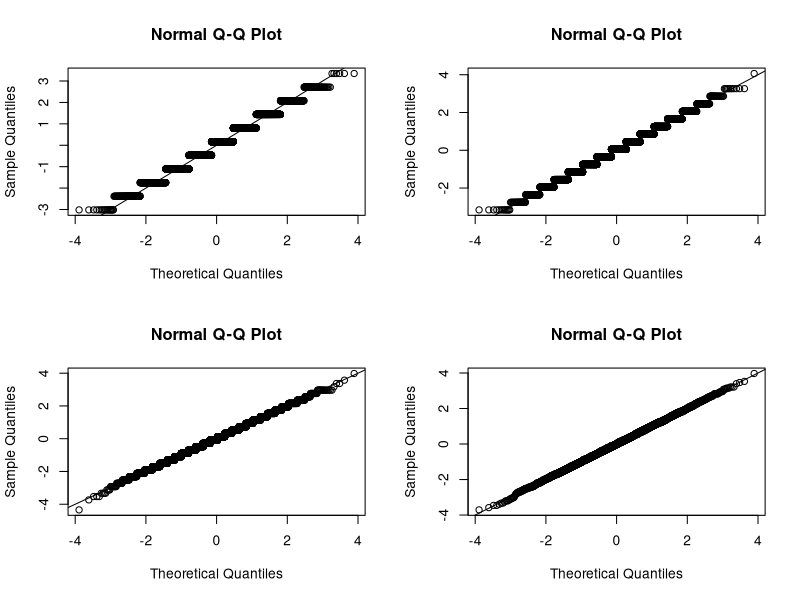
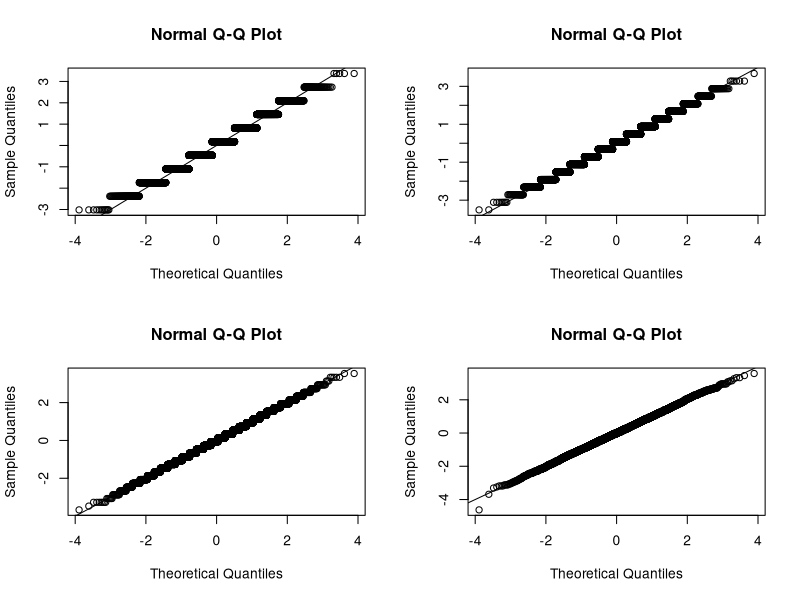
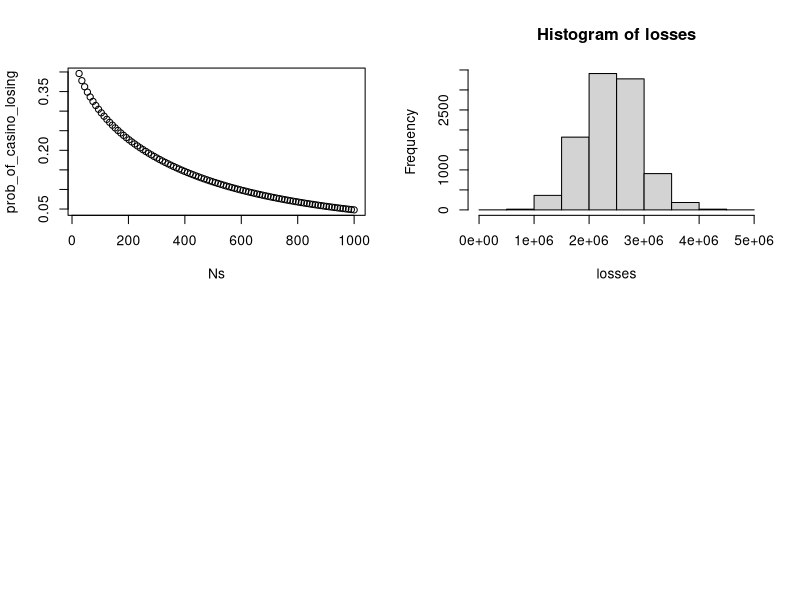
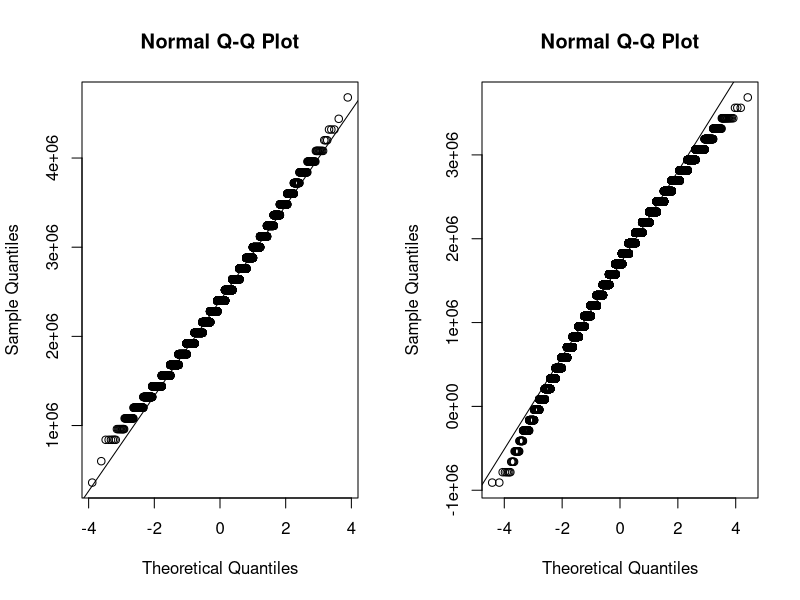
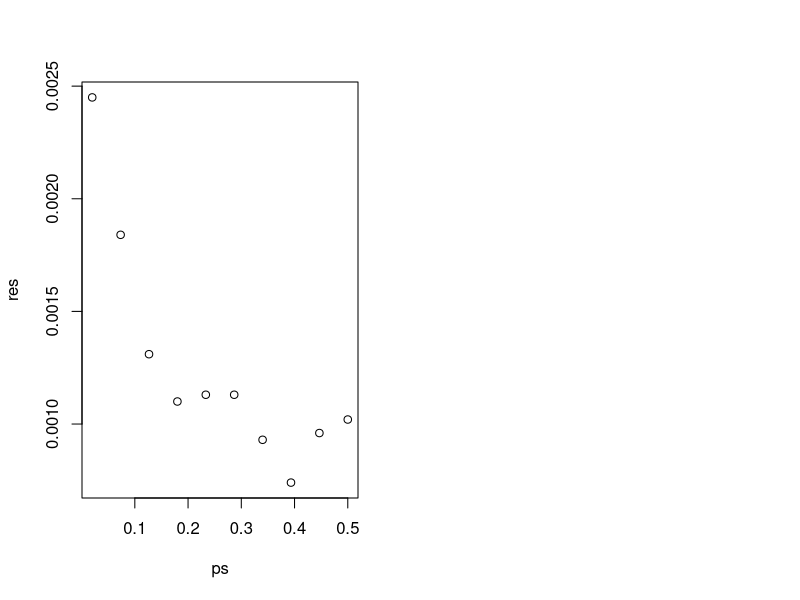

These charts were generated, in order, by the following R code:
## ---- chunk 1
get_outcome <- function(N){
  x <- sample( c(-1,1), N, replace=TRUE, prob=c(10/19,9/19))
  sum(x)
}
get_outcome(10)
## ---- chunk 2
mysd <- function(x){
  sqrt(mean((x-mean(x))^2))
}
B <- 10^4
par(mfrow=c(2,2)) ##don't worry if you don't know what this is. You can remove it.
for(N in c(10, 25, 100, 1000)){
  winnings <- replicate(B,get_outcome(N) )
  z <- (winnings - mean(winnings))/mysd(winnings)
  qqnorm(z)
  abline(0,1)
  cat("Expected value:", mean(winnings), 
      "Standard Error:", mysd(winnings),"\n")
}
## ---- chunk 3
par(mfrow=c(2,2)) ##don't worry if you don't know what this is. You can remove it.
for(N in c(10, 25, 100, 1000)){
  average_winnings <- replicate(B,get_outcome(N) ) / N
  z <- (average_winnings - mean(average_winnings))/mysd(average_winnings)
  qqnorm(z)
  abline(0,1)
  cat("Expected value:", mean(average_winnings), 
      "Standard Error:", mysd(average_winnings),"\n")
}
## ---- chunk 4
1-pnorm( sqrt(25)*(1/19)/0.998614)
## ---- chunk 5
B <- 10^5
winnings <- replicate(B,get_outcome(25) )
mean(winnings>0)                   
## ---- chunk 6
Ns <-seq(25, 1000, len=100)
prob_of_casino_losing <- 1 - pnorm( sqrt(Ns)*(1/19/0.998614))
plot(Ns, prob_of_casino_losing)
## ---- chunk 7
N <- 1000
loss_per_foreclosure <- 120000
p <- 0.02
defaults <- sample( c(0,1), N, prob=c(1-p, p), replace = TRUE)
sum(defaults * loss_per_foreclosure)
## ---- chunk 8
N <- 1000
loss_per_foreclosure <- 120000
p <- 0.02
B <- 10^4
losses <- replicate(B, {
  defaults <- sample( c(0,1), N, prob=c(1-p, p), replace = TRUE) 
  sum(defaults * loss_per_foreclosure)
})
## Data looks normally distributed:
hist(losses)
par(mfrow=c(1,2))
qqnorm(losses)
qqline(losses)
mean(losses)
sd(losses)
## ---- chunk 9
N <- 1000
loan <- 180000
p <- 0.02
loss_per_foreclosure <- 120000
interest_rate <- (100+p*loss_per_foreclosure)/(1-p)/loan
cat("interest rate is: ",interest_rate)
B <- 10000
profit <- replicate(B, {
  x <- sample( c(-loss_per_foreclosure, interest_rate*loan ), N, replace=TRUE, prob=c(p, 1-p))
  sum(x)
})
mean(profit/N) ##should be about 100
## ---- chunk 10
## Run scripts above then:
mean(profit < 0)
## ---- chunk 11
N <- 1000
loan <- 180000
p <- 0.02
z <- -qnorm(0.001)
loss_per_foreclosure <- 120000
interest_rate <- loss_per_foreclosure*(z*sqrt(p*(1-p))+sqrt(N)*p)/
  ((1-p)*sqrt(N) - z*sqrt(p*(1-p)))/loan
cat("Interest rate is: ", interest_rate,"\n")
expectation <- -loss_per_foreclosure*p + interest_rate*loan*(1-p)
cat("Mean profit:" , expectation*N )
B <- 10^5
profit <- replicate(B, {
  x <- sample( c(-loss_per_foreclosure, interest_rate*loan ), N, replace=TRUE, prob=c(p, 1-p))
  sum(x)
})
mean(profit<0) 
## ---- chunk 12
## Run script from 2E
##Note that the normal approximation is not that great at the tails
qqnorm(profit)
qqline(profit)
## ---- chunk 13
B <- 10^5
ps <- seq(0.02,0.5,len=10)
res <- sapply(ps,function(p){
  interest_rate <- loss_per_foreclosure*(z*sqrt(p*(1-p))+sqrt(N)*p)/
  ((1-p)*sqrt(N) - z*sqrt(p*(1-p)))/loan
  profit <- replicate(B, {
    x <- sample( c(-loss_per_foreclosure, interest_rate*loan ), N, replace=TRUE, prob=c(p, 1-p))
    sum(x)
    })
  mean(profit<0) ##should be about 0.001
})
plot(ps,res)
## ---- chunk 14
p2 <- 0.05
interest_rate2 <- (expectation +
                     loss_per_foreclosure*p2)/(1-p2)/loan
interest_rate2
## ---- chunk 15
loan <- 180000
loss_per_foreclosure <- 120000
p2 <- 0.05
interest_rate2 <- (expectation +
                     loss_per_foreclosure*p2)/(1-p2)/loan
B <- 10^4
profit <- replicate(B, {
  x <- sample( c(-loss_per_foreclosure, interest_rate2*loan ), N, replace=TRUE, prob=c(p2, 1-p2))
  sum(x)
})
mean(profit<0) ##should be about 0.001
## ---- chunk 16
z <- -qnorm(0.001)
N2 <- (z*(interest_rate2*loan + loss_per_foreclosure)*sqrt(p2*(1-p2)) / 
  (interest_rate2*loan*(1-p2) - loss_per_foreclosure*p2 ))^2
cat("N is :",N2)
B <- 10^4
profit <- replicate(B, {
  x <- sample( c(-loss_per_foreclosure, interest_rate2*loan ), N2, replace=TRUE, prob=c(p2, 1-p2))
  sum(x)
})
mean(profit<0) ##should be about 0.001

## ---- chunk 17
loan <- 180000
loss_per_foreclosure <- 120000
p2 <- 0.05
interest_rate2 <- 0.05
B <- 10^5
outcomes1 <- replicate(B,{
  sample( c(-loss_per_foreclosure, interest_rate2*loan ), 2, replace=TRUE, prob=c(p2, 1-p2))
})
## ---- chunk 18
sum( outcomes1[1,] < 0 & outcomes1[2,]<0)/sum(outcomes1[1,]<0)
## ---- chunk 19
B <- 10^5
outcomes2 <- replicate(B,{
  add <- sample( c(-0.04,0.04), 1)
  sample( c(-loss_per_foreclosure, interest_rate2*loan ), 2, replace=TRUE, prob=c(p2+add, 1-(p2+add)))
})
## ---- chunk 20
sum( outcomes2[1,] < 0 & outcomes2[2,]<0)/sum(outcomes2[1,]<0)
## ---- chunk 21
B <- 10^5
profit2 <- replicate(B,{
  add <- sample( c(-0.04,0.04), 1)
  x <- sample( c(-loss_per_foreclosure, interest_rate2*loan ), N2, replace=TRUE, prob=c(p2+add, 1-(p2+add)))
  sum(x)
})
## ---- chunk 22
mean(profit)
mean(profit2)
## ---- chunk 23
mean(profit < 0)
mean(profit2 < 0)
## ---- chunk 24
mean(profit < -10^6)
mean(profit2 < -10^6)
